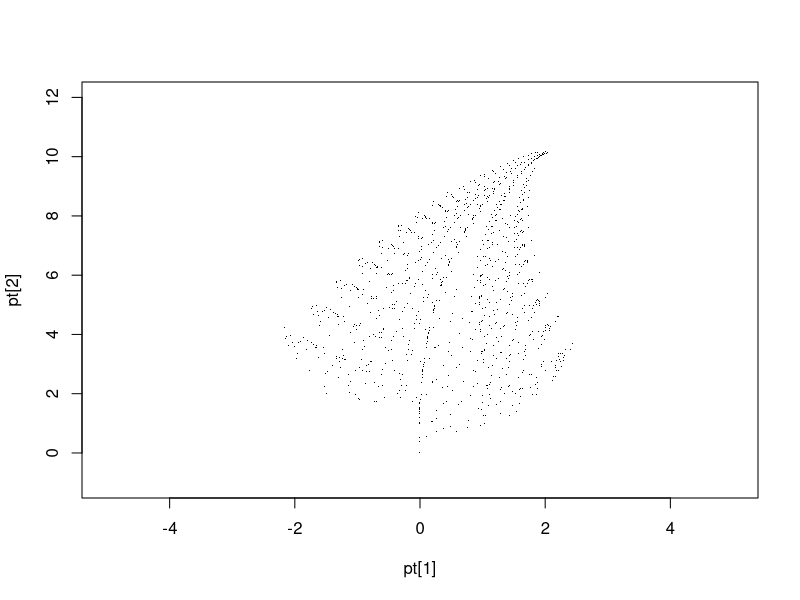
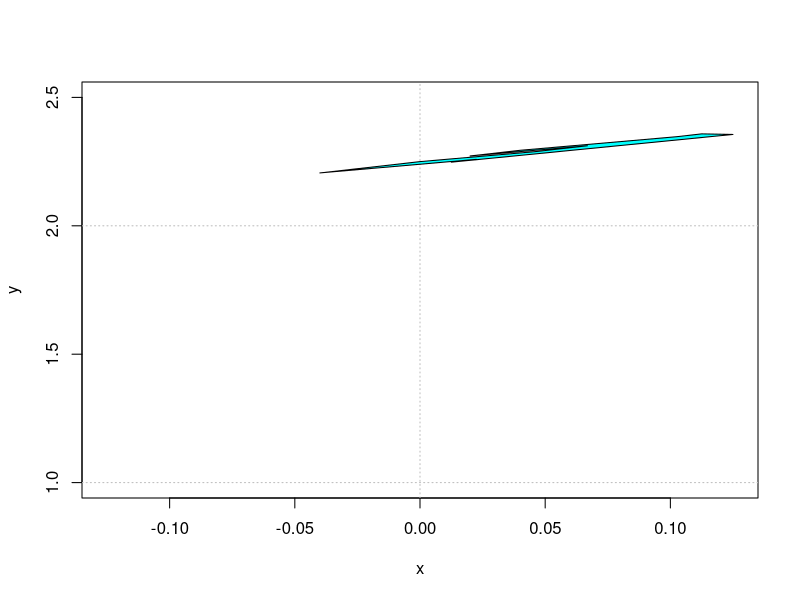
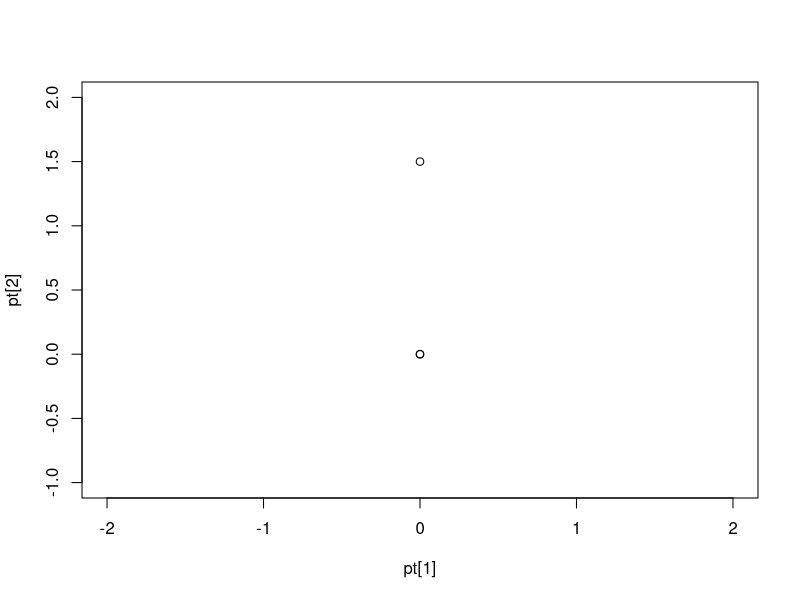
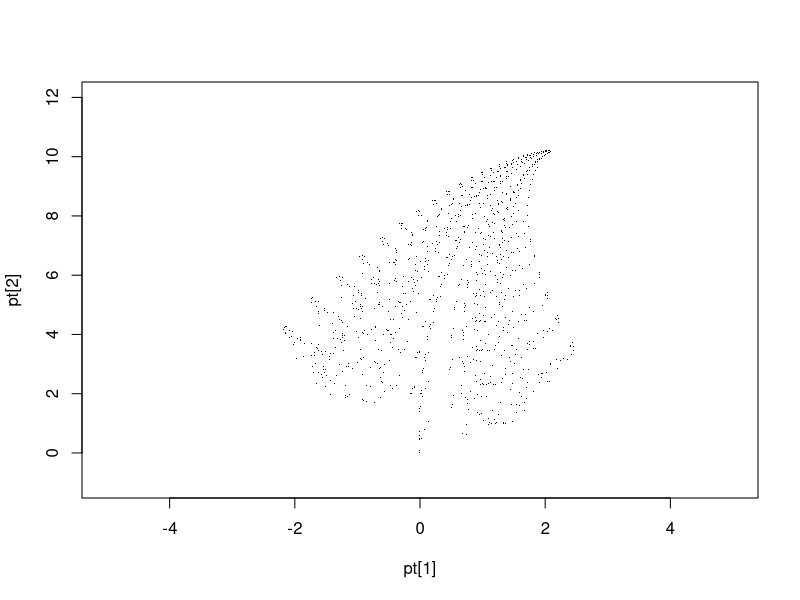
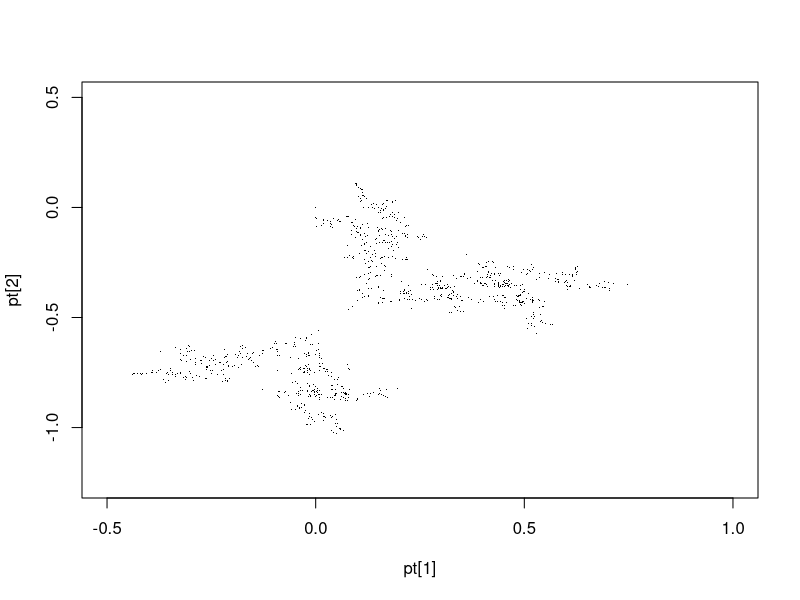
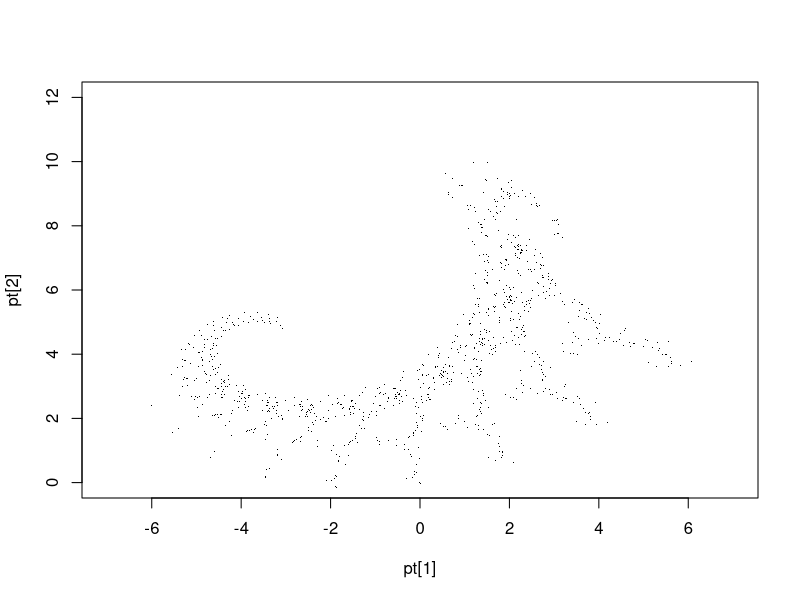
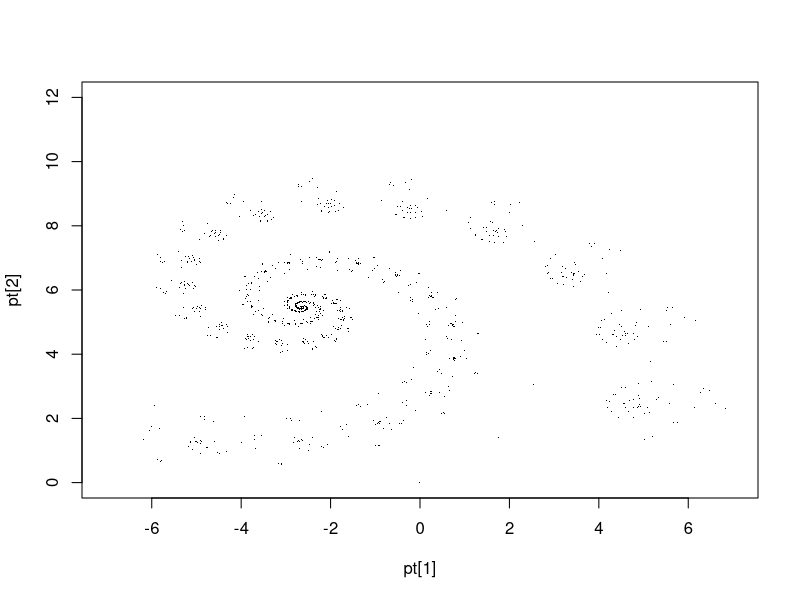

Write R code to recreate these figures, in order.
## ---- chunk 1
require(pracma)
## ---- chunk 2
A1 = cbind(c(.86,-.03,0),c(.03,.86,0),c(0,1.5,1)) 
A2 = cbind(c(.2,.21,0),c(-.25,.23,0),c(0,1.5,1)) 
A3 = cbind(c(-.15,.25,0),c(.27,.27,0),c(0,.45,1)) 
A4 = cbind(c(0,0,0),c(.0,.17,0),c(0,0,1)) 
## ---- chunk 3
get_lt <- function() {
  val = rand()
  if (val < .83) {
    A = A1
  } else if (val < .91) {
    A = A2
  } else if (val < .99) {
    A = A3
  } else {
    A = A4
  }
  
  A
}
## ---- chunk 4
pt = c(0,0,1)

plot(pt[1], pt[2], pch='.', xlim=c(-5,5), ylim=c(-1,12))
for (i in 1:1000) {
  points(pt[1], pt[2], pch='.')
  pt = get_lt() %*% pt
}

## ---- chunk 5

house = cbind(c(0,0,1), c(0,3/4,1), c(1/2,3/4,1), c(1/2,0,1), c(1,0,1), c(1,1,1), c(5/4,1,1), c(0,2,1), c(-5/4,1,1), c(-1,1,1), c(-1,0,1), c(0,0,1));

(A = A2)
house2 = A^2 %*% house
(house2)

plot(house[1,],house[2,],type="n",xlim=c(-.125,.125),ylim=c(1,2.5),xlab="x",ylab="y")
abline(h=-6:6, v=-6:6, col="gray", lty="dotted")
#polygon(house[1,], house[2,], col = "gray", border = "blue")
polygon(house2[1,], house2[2,], col = "cyan", border = "black")
## ---- chunk 6
pt = c(0,0,1)

plot(pt[1], pt[2], pch=1, xlim=c(-2,2), ylim=c(-1,2))
for (i in 1:1000) {
  points(pt[1], pt[2], pch=1)
  pt = A1 %*% pt
}

## ---- chunk 7
A1 = cbind(c(.86,-.03,0),c(.03,.86,0),c(0,1.5,1)) 
A2 = cbind(c(.2,.21,0),c(-.25,.23,0),c(0,1.5,1)) 
A3 = cbind(c(-.15,.25,0),c(.27,.27,0),c(0,.45,1)) 
A4 = cbind(c(0,0,0),c(.0,.17,0),c(0,0,1)) 
## ---- chunk 8
pt = c(0,0,1)

plot(pt[1], pt[2], pch='.', xlim=c(-5,5), ylim=c(-1,12))
for (i in 1:1000) {
  points(pt[1], pt[2], pch='.')
  pt = get_lt() %*% pt
}

## ---- chunk 9

B1 = cbind(c(0.202,-.689,0),c(-.805,-0.342,0),c(-0.3730,-.653,1))
B2 = cbind(c(0.138,-.502,0),c(.665,-0.222,0),c(.66,-.2777,1))


get_bourke <- function() {
  val = rand()
  if (val < .6) {
    A = B1
  } else {
    A = B2
  }
  
  A
}


pt = c(0,0,1)

plot(pt[1], pt[2], pch='.', xlim=c(-.5,1), ylim=c(-1.25,.5))
for (i in 1:1000) {
  points(pt[1], pt[2], pch='.')
  pt = get_bourke() %*% pt
}
## ---- chunk 10
get_list_ifs <- function(ifs) {
  vec <- list()
  for (i in 1:dim(ifs)[2]) {
    vec[[i]] = cbind(c(ifs[1,i],ifs[3,i],0),c(ifs[2,i],ifs[4,i],0),c(ifs[5,i],ifs[6,i],1))
  }
  vec
}

get_rand_idx <- function(p ) {
  ret_val  = 1
  q =  0
  x  = rand()
  for (i in 1:length(mat_list)) {
    q = q + p[i]
    if (x < q) {
      ret_val =  i
      break
    }
  }

  ret_val
}

bourke_dat = rbind(c(0.2020, 0.1380), c(-0.8050, 0.6650),
             c(-0.6890,-0.5020),
             c(-0.3420,-0.2220),
             c(-0.3730,0.6600),
             c(-0.6530,-0.2770))

bourke_list = get_list_ifs(bourke_dat)
bourke_p  =  c(.5,.5)


## ---- chunk 11
dragon_list = rbind(c(0.824074,0.088272),
c( 0.281428,0.520988),
c(-0.212346,-0.463889),
c(0.864198,-0.377778),
c(-1.882290,0.785360),
c(-0.110607,8.095795))
dragon_p = c(0.8, 0.2)

dragon_list
## ---- chunk 12
pt = c(0,0,1)
mat_list = get_list_ifs(dragon_list)
p = dragon_p

plot(pt[1], pt[2], pch='.', xlim=c(-7,7), ylim=c(0,12))

for (i in 1:1000) {
  points(pt[1], pt[2], pch='.')
  mat = mat_list[[get_rand_idx(p)]]
  pt = mat %*% pt
}
## ---- chunk 13
spiral_data = rbind(c(0.787879,-0.121212, 0.181818),
c(-0.424242,0.257576,-0.136364),
c(0.242424,0.151515, 0.090909),
c(0.859848,0.053030, 0.181818),
c(1.758647,-6.721654, 6.086107),
c(1.408065,1.377236, 1.568035))



spiral_p = c(0.90,0.05, 0.05)

pt = c(0,0,1)
mat_list = get_list_ifs(spiral_data)
(mat_list)
p = spiral_p

plot(pt[1], pt[2], pch='.', xlim=c(-7,7), ylim=c(0,12))

for (i in 1:1000) {
  points(pt[1], pt[2], pch='.')
  mat = mat_list[[get_rand_idx(p)]]
  pt = mat %*% pt
}

